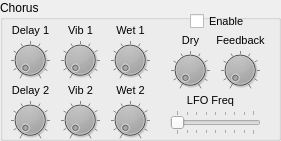
     <widget class="QGroupBox" name="groupBox_39" >
      <property name="geometry" >
       <rect>
        <x>30</x>
        <y>540</y>
        <width>281</width>
        <height>141</height>
       </rect>
      </property>
      <property name="title" >
       <string>Chorus</string>
      </property>
      <widget class="QDial" name="chorusWetLev2_dial" >
       <property name="geometry" >
        <rect>
         <x>110</x>
         <y>100</y>
         <width>40</width>
         <height>40</height>
        </rect>
       </property>
       <property name="palette" >
        <palette>
         <active>
          <colorrole role="Button" >
           <brush brushstyle="SolidPattern" >
            <color alpha="255" >
             <red>0</red>
             <green>0</green>
             <blue>0</blue>
            </color>
           </brush>
          </colorrole>
         </active>
         <inactive>
          <colorrole role="Button" >
           <brush brushstyle="SolidPattern" >
            <color alpha="255" >
             <red>0</red>
             <green>0</green>
             <blue>0</blue>
            </color>
           </brush>
          </colorrole>
         </inactive>
         <disabled>
          <colorrole role="Button" >
           <brush brushstyle="SolidPattern" >
            <color alpha="255" >
             <red>0</red>
             <green>0</green>
             <blue>0</blue>
            </color>
           </brush>
          </colorrole>
         </disabled>
        </palette>
       </property>
       <property name="maximum" >
        <number>127</number>
       </property>
       <property name="notchTarget" >
        <double>12.800000000000001</double>
       </property>
       <property name="notchesVisible" >
        <bool>true</bool>
       </property>
      </widget>
      <widget class="QDial" name="chorusDelay1_dial" >
       <property name="geometry" >
        <rect>
         <x>10</x>
         <y>40</y>
         <width>40</width>
         <height>40</height>
        </rect>
       </property>
       <property name="palette" >
        <palette>
         <active>
          <colorrole role="Button" >
           <brush brushstyle="SolidPattern" >
            <color alpha="255" >
             <red>0</red>
             <green>0</green>
             <blue>0</blue>
            </color>
           </brush>
          </colorrole>
         </active>
         <inactive>
          <colorrole role="Button" >
           <brush brushstyle="SolidPattern" >
            <color alpha="255" >
             <red>0</red>
             <green>0</green>
             <blue>0</blue>
            </color>
           </brush>
          </colorrole>
         </inactive>
         <disabled>
          <colorrole role="Button" >
           <brush brushstyle="SolidPattern" >
            <color alpha="255" >
             <red>0</red>
             <green>0</green>
             <blue>0</blue>
            </color>
           </brush>
          </colorrole>
         </disabled>
        </palette>
       </property>
       <property name="maximum" >
        <number>127</number>
       </property>
       <property name="notchTarget" >
        <double>12.800000000000001</double>
       </property>
       <property name="notchesVisible" >
        <bool>true</bool>
       </property>
      </widget>
      <widget class="QDial" name="chorusModLev1_dial" >
       <property name="geometry" >
        <rect>
         <x>60</x>
         <y>40</y>
         <width>40</width>
         <height>40</height>
        </rect>
       </property>
       <property name="palette" >
        <palette>
         <active>
          <colorrole role="Button" >
           <brush brushstyle="SolidPattern" >
            <color alpha="255" >
             <red>0</red>
             <green>0</green>
             <blue>0</blue>
            </color>
           </brush>
          </colorrole>
         </active>
         <inactive>
          <colorrole role="Button" >
           <brush brushstyle="SolidPattern" >
            <color alpha="255" >
             <red>0</red>
             <green>0</green>
             <blue>0</blue>
            </color>
           </brush>
          </colorrole>
         </inactive>
         <disabled>
          <colorrole role="Button" >
           <brush brushstyle="SolidPattern" >
            <color alpha="255" >
             <red>0</red>
             <green>0</green>
             <blue>0</blue>
            </color>
           </brush>
          </colorrole>
         </disabled>
        </palette>
       </property>
       <property name="maximum" >
        <number>127</number>
       </property>
       <property name="notchTarget" >
        <double>12.800000000000001</double>
       </property>
       <property name="notchesVisible" >
        <bool>true</bool>
       </property>
      </widget>
      <widget class="QDial" name="chorusModLev2_dial" >
       <property name="geometry" >
        <rect>
         <x>60</x>
         <y>100</y>
         <width>40</width>
         <height>40</height>
        </rect>
       </property>
       <property name="palette" >
        <palette>
         <active>
          <colorrole role="Button" >
           <brush brushstyle="SolidPattern" >
            <color alpha="255" >
             <red>0</red>
             <green>0</green>
             <blue>0</blue>
            </color>
           </brush>
          </colorrole>
         </active>
         <inactive>
          <colorrole role="Button" >
           <brush brushstyle="SolidPattern" >
            <color alpha="255" >
             <red>0</red>
             <green>0</green>
             <blue>0</blue>
            </color>
           </brush>
          </colorrole>
         </inactive>
         <disabled>
          <colorrole role="Button" >
           <brush brushstyle="SolidPattern" >
            <color alpha="255" >
             <red>0</red>
             <green>0</green>
             <blue>0</blue>
            </color>
           </brush>
          </colorrole>
         </disabled>
        </palette>
       </property>
       <property name="maximum" >
        <number>127</number>
       </property>
       <property name="notchTarget" >
        <double>12.800000000000001</double>
       </property>
       <property name="notchesVisible" >
        <bool>true</bool>
       </property>
      </widget>
      <widget class="QDial" name="chorusDelay2_dial" >
       <property name="geometry" >
        <rect>
         <x>10</x>
         <y>100</y>
         <width>40</width>
         <height>40</height>
        </rect>
       </property>
       <property name="palette" >
        <palette>
         <active>
          <colorrole role="Button" >
           <brush brushstyle="SolidPattern" >
            <color alpha="255" >
             <red>0</red>
             <green>0</green>
             <blue>0</blue>
            </color>
           </brush>
          </colorrole>
         </active>
         <inactive>
          <colorrole role="Button" >
           <brush brushstyle="SolidPattern" >
            <color alpha="255" >
             <red>0</red>
             <green>0</green>
             <blue>0</blue>
            </color>
           </brush>
          </colorrole>
         </inactive>
         <disabled>
          <colorrole role="Button" >
           <brush brushstyle="SolidPattern" >
            <color alpha="255" >
             <red>0</red>
             <green>0</green>
             <blue>0</blue>
            </color>
           </brush>
          </colorrole>
         </disabled>
        </palette>
       </property>
       <property name="maximum" >
        <number>127</number>
       </property>
       <property name="notchTarget" >
        <double>12.800000000000001</double>
       </property>
       <property name="notchesVisible" >
        <bool>true</bool>
       </property>
      </widget>
      <widget class="QDial" name="chorusWetLev1_dial" >
       <property name="geometry" >
        <rect>
         <x>110</x>
         <y>40</y>
         <width>40</width>
         <height>40</height>
        </rect>
       </property>
       <property name="palette" >
        <palette>
         <active>
          <colorrole role="Button" >
           <brush brushstyle="SolidPattern" >
            <color alpha="255" >
             <red>0</red>
             <green>0</green>
             <blue>0</blue>
            </color>
           </brush>
          </colorrole>
         </active>
         <inactive>
          <colorrole role="Button" >
           <brush brushstyle="SolidPattern" >
            <color alpha="255" >
             <red>0</red>
             <green>0</green>
             <blue>0</blue>
            </color>
           </brush>
          </colorrole>
         </inactive>
         <disabled>
          <colorrole role="Button" >
           <brush brushstyle="SolidPattern" >
            <color alpha="255" >
             <red>0</red>
             <green>0</green>
             <blue>0</blue>
            </color>
           </brush>
          </colorrole>
         </disabled>
        </palette>
       </property>
       <property name="maximum" >
        <number>127</number>
       </property>
       <property name="notchTarget" >
        <double>12.800000000000001</double>
       </property>
       <property name="notchesVisible" >
        <bool>true</bool>
       </property>
      </widget>
      <widget class="QSlider" name="chorusLFOfreq_horizontalSlider" >
       <property name="geometry" >
        <rect>
         <x>170</x>
         <y>110</y>
         <width>91</width>
         <height>25</height>
        </rect>
       </property>
       <property name="maximum" >
        <number>127</number>
       </property>
       <property name="orientation" >
        <enum>Qt::Horizontal</enum>
       </property>
       <property name="tickPosition" >
        <enum>QSlider::TicksBothSides</enum>
       </property>
       <property name="tickInterval" >
        <number>16</number>
       </property>
      </widget>
      <widget class="QDial" name="chorusDryLevel_dial" >
       <property name="geometry" >
        <rect>
         <x>170</x>
         <y>50</y>
         <width>40</width>
         <height>40</height>
        </rect>
       </property>
       <property name="palette" >
        <palette>
         <active>
          <colorrole role="Button" >
           <brush brushstyle="SolidPattern" >
            <color alpha="255" >
             <red>0</red>
             <green>0</green>
             <blue>0</blue>
            </color>
           </brush>
          </colorrole>
         </active>
         <inactive>
          <colorrole role="Button" >
           <brush brushstyle="SolidPattern" >
            <color alpha="255" >
             <red>0</red>
             <green>0</green>
             <blue>0</blue>
            </color>
           </brush>
          </colorrole>
         </inactive>
         <disabled>
          <colorrole role="Button" >
           <brush brushstyle="SolidPattern" >
            <color alpha="255" >
             <red>0</red>
             <green>0</green>
             <blue>0</blue>
            </color>
           </brush>
          </colorrole>
         </disabled>
        </palette>
       </property>
       <property name="maximum" >
        <number>127</number>
       </property>
       <property name="notchTarget" >
        <double>12.800000000000001</double>
       </property>
       <property name="notchesVisible" >
        <bool>true</bool>
       </property>
      </widget>
      <widget class="QDial" name="chorusFeedback_dial" >
       <property name="geometry" >
        <rect>
         <x>220</x>
         <y>50</y>
         <width>40</width>
         <height>40</height>
        </rect>
       </property>
       <property name="palette" >
        <palette>
         <active>
          <colorrole role="Button" >
           <brush brushstyle="SolidPattern" >
            <color alpha="255" >
             <red>0</red>
             <green>0</green>
             <blue>0</blue>
            </color>
           </brush>
          </colorrole>
         </active>
         <inactive>
          <colorrole role="Button" >
           <brush brushstyle="SolidPattern" >
            <color alpha="255" >
             <red>0</red>
             <green>0</green>
             <blue>0</blue>
            </color>
           </brush>
          </colorrole>
         </inactive>
         <disabled>
          <colorrole role="Button" >
           <brush brushstyle="SolidPattern" >
            <color alpha="255" >
             <red>0</red>
             <green>0</green>
             <blue>0</blue>
            </color>
           </brush>
          </colorrole>
         </disabled>
        </palette>
       </property>
       <property name="maximum" >
        <number>127</number>
       </property>
       <property name="notchTarget" >
        <double>12.800000000000001</double>
       </property>
       <property name="notchesVisible" >
        <bool>true</bool>
       </property>
      </widget>
      <widget class="QCheckBox" name="chorusSwitch_checkBox" >
       <property name="geometry" >
        <rect>
         <x>190</x>
         <y>10</y>
         <width>71</width>
         <height>23</height>
        </rect>
       </property>
       <property name="font" >
        <font>
         <pointsize>8</pointsize>
        </font>
       </property>
       <property name="text" >
        <string>Enable</string>
       </property>
      </widget>
      <widget class="QLabel" name="label_85" >
       <property name="geometry" >
        <rect>
         <x>0</x>
         <y>20</y>
         <width>61</width>
         <height>20</height>
        </rect>
       </property>
       <property name="font" >
        <font>
         <pointsize>8</pointsize>
        </font>
       </property>
       <property name="text" >
        <string>Delay 1</string>
       </property>
       <property name="alignment" >
        <set>Qt::AlignCenter</set>
       </property>
      </widget>
      <widget class="QLabel" name="label_86" >
       <property name="geometry" >
        <rect>
         <x>50</x>
         <y>20</y>
         <width>61</width>
         <height>20</height>
        </rect>
       </property>
       <property name="font" >
        <font>
         <pointsize>8</pointsize>
        </font>
       </property>
       <property name="text" >
        <string>Vib 1</string>
       </property>
       <property name="alignment" >
        <set>Qt::AlignCenter</set>
       </property>
      </widget>
      <widget class="QLabel" name="label_87" >
       <property name="geometry" >
        <rect>
         <x>100</x>
         <y>20</y>
         <width>61</width>
         <height>20</height>
        </rect>
       </property>
       <property name="font" >
        <font>
         <pointsize>8</pointsize>
        </font>
       </property>
       <property name="text" >
        <string>Wet 1</string>
       </property>
       <property name="alignment" >
        <set>Qt::AlignCenter</set>
       </property>
      </widget>
      <widget class="QLabel" name="label_88" >
       <property name="geometry" >
        <rect>
         <x>0</x>
         <y>80</y>
         <width>61</width>
         <height>20</height>
        </rect>
       </property>
       <property name="font" >
        <font>
         <pointsize>8</pointsize>
        </font>
       </property>
       <property name="text" >
        <string>Delay 2</string>
       </property>
       <property name="alignment" >
        <set>Qt::AlignCenter</set>
       </property>
      </widget>
      <widget class="QLabel" name="label_89" >
       <property name="geometry" >
        <rect>
         <x>100</x>
         <y>80</y>
         <width>61</width>
         <height>20</height>
        </rect>
       </property>
       <property name="font" >
        <font>
         <pointsize>8</pointsize>
        </font>
       </property>
       <property name="text" >
        <string>Wet 2</string>
       </property>
       <property name="alignment" >
        <set>Qt::AlignCenter</set>
       </property>
      </widget>
      <widget class="QLabel" name="label_90" >
       <property name="geometry" >
        <rect>
         <x>50</x>
         <y>80</y>
         <width>61</width>
         <height>20</height>
        </rect>
       </property>
       <property name="font" >
        <font>
         <pointsize>8</pointsize>
        </font>
       </property>
       <property name="text" >
        <string>Vib 2</string>
       </property>
       <property name="alignment" >
        <set>Qt::AlignCenter</set>
       </property>
      </widget>
      <widget class="QLabel" name="label_91" >
       <property name="geometry" >
        <rect>
         <x>180</x>
         <y>90</y>
         <width>61</width>
         <height>20</height>
        </rect>
       </property>
       <property name="font" >
        <font>
         <pointsize>8</pointsize>
        </font>
       </property>
       <property name="text" >
        <string>LFO Freq</string>
       </property>
       <property name="alignment" >
        <set>Qt::AlignCenter</set>
       </property>
      </widget>
      <widget class="QLabel" name="label_92" >
       <property name="geometry" >
        <rect>
         <x>160</x>
         <y>30</y>
         <width>61</width>
         <height>20</height>
        </rect>
       </property>
       <property name="font" >
        <font>
         <pointsize>8</pointsize>
        </font>
       </property>
       <property name="text" >
        <string>Dry</string>
       </property>
       <property name="alignment" >
        <set>Qt::AlignCenter</set>
       </property>
      </widget>
      <widget class="QLabel" name="label_93" >
       <property name="geometry" >
        <rect>
         <x>210</x>
         <y>30</y>
         <width>61</width>
         <height>20</height>
        </rect>
       </property>
       <property name="font" >
        <font>
         <pointsize>8</pointsize>
        </font>
       </property>
       <property name="text" >
        <string>Feedback</string>
       </property>
       <property name="alignment" >
        <set>Qt::AlignCenter</set>
       </property>
      </widget>
     </widget>
